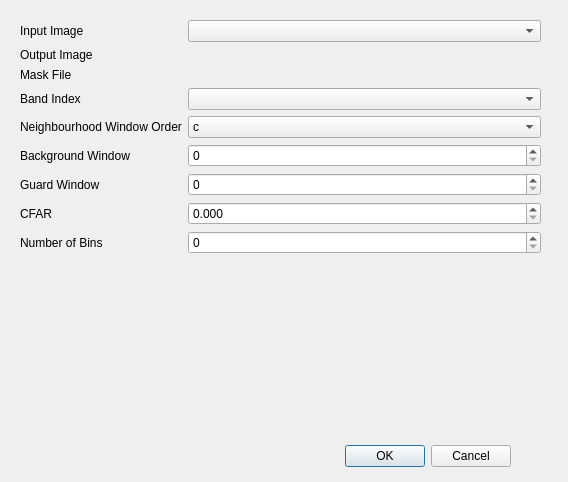
<?xml version="1.0" encoding="UTF-8"?>
<ui version="4.0">
 <class>MarkovChainCFARDialogBase</class>
 <widget class="QDialog" name="MarkovChainCFARDialogBase">
  <property name="geometry">
   <rect>
    <x>0</x>
    <y>0</y>
    <width>568</width>
    <height>482</height>
   </rect>
  </property>
  <property name="windowTitle">
   <string>Markov Chain CFAR</string>
  </property>
  <widget class="QDialogButtonBox" name="button_box">
   <property name="geometry">
    <rect>
     <x>170</x>
     <y>440</y>
     <width>341</width>
     <height>32</height>
    </rect>
   </property>
   <property name="orientation">
    <enum>Qt::Horizontal</enum>
   </property>
   <property name="standardButtons">
    <set>QDialogButtonBox::Cancel|QDialogButtonBox::Ok</set>
   </property>
  </widget>
  <widget class="QWidget" name="widget" native="true">
   <property name="geometry">
    <rect>
     <x>10</x>
     <y>10</y>
     <width>531</width>
     <height>421</height>
    </rect>
   </property>
   <widget class="QWidget" name="formLayoutWidget">
    <property name="geometry">
     <rect>
      <x>10</x>
      <y>10</y>
      <width>521</width>
      <height>411</height>
     </rect>
    </property>
    <layout class="QFormLayout" name="formLayout">
     <item row="0" column="0">
      <widget class="QLabel" name="label">
       <property name="text">
        <string>Input Image </string>
       </property>
      </widget>
     </item>
     <item row="0" column="1">
      <widget class="QgsMapLayerComboBox" name="inputQgsMapLayerComboBox"/>
     </item>
     <item row="1" column="0">
      <widget class="QLabel" name="label_2">
       <property name="text">
        <string>Output Image</string>
       </property>
      </widget>
     </item>
     <item row="1" column="1">
      <widget class="QgsFileWidget" name="outputQgsFileWidget"/>
     </item>
     <item row="2" column="0">
      <widget class="QLabel" name="label_3">
       <property name="text">
        <string>Mask File</string>
       </property>
      </widget>
     </item>
     <item row="2" column="1">
      <widget class="QgsFileWidget" name="maskQgsFileWidget"/>
     </item>
     <item row="3" column="0">
      <widget class="QLabel" name="label_4">
       <property name="text">
        <string>Band Index</string>
       </property>
      </widget>
     </item>
     <item row="3" column="1">
      <widget class="QgsRasterBandComboBox" name="bandIndexRasterBandComboBox"/>
     </item>
     <item row="4" column="0">
      <widget class="QLabel" name="label_5">
       <property name="text">
        <string>Neighbourhood Window Order</string>
       </property>
      </widget>
     </item>
     <item row="4" column="1">
      <widget class="QComboBox" name="neighbourhoodQComboBox">
       <item>
        <property name="text">
         <string>c</string>
        </property>
       </item>
       <item>
        <property name="text">
         <string>r</string>
        </property>
       </item>
      </widget>
     </item>
     <item row="5" column="0">
      <widget class="QLabel" name="label_6">
       <property name="text">
        <string>Background Window</string>
       </property>
      </widget>
     </item>
     <item row="6" column="0">
      <widget class="QLabel" name="label_7">
       <property name="text">
        <string>Guard Window</string>
       </property>
      </widget>
     </item>
     <item row="7" column="0">
      <widget class="QLabel" name="label_8">
       <property name="text">
        <string>CFAR</string>
       </property>
      </widget>
     </item>
     <item row="8" column="0">
      <widget class="QLabel" name="label_9">
       <property name="text">
        <string>Number of Bins</string>
       </property>
      </widget>
     </item>
     <item row="5" column="1">
      <widget class="QgsDoubleSpinBox" name="backgroundWindowQgsDoubleSpinBox">
       <property name="decimals">
        <number>0</number>
       </property>
      </widget>
     </item>
     <item row="6" column="1">
      <widget class="QgsDoubleSpinBox" name="guardWindowQgsDoubleSpinBox">
       <property name="decimals">
        <number>0</number>
       </property>
      </widget>
     </item>
     <item row="7" column="1">
      <widget class="QgsDoubleSpinBox" name="CFARQgsDoubleSpinBox">
       <property name="decimals">
        <number>3</number>
       </property>
      </widget>
     </item>
     <item row="8" column="1">
      <widget class="QgsDoubleSpinBox" name="numBinsQgsDoubleSpinBox">
       <property name="decimals">
        <number>0</number>
       </property>
      </widget>
     </item>
    </layout>
   </widget>
  </widget>
 </widget>
 <customwidgets>
  <customwidget>
   <class>QgsDoubleSpinBox</class>
   <extends>QDoubleSpinBox</extends>
   <header>qgsdoublespinbox.h</header>
  </customwidget>
  <customwidget>
   <class>QgsFileWidget</class>
   <extends>QWidget</extends>
   <header>qgsfilewidget.h</header>
  </customwidget>
  <customwidget>
   <class>QgsMapLayerComboBox</class>
   <extends>QComboBox</extends>
   <header>qgsmaplayercombobox.h</header>
  </customwidget>
  <customwidget>
   <class>QgsRasterBandComboBox</class>
   <extends>QComboBox</extends>
   <header>qgsrasterbandcombobox.h</header>
  </customwidget>
 </customwidgets>
 <resources/>
 <connections>
  <connection>
   <sender>button_box</sender>
   <signal>accepted()</signal>
   <receiver>MarkovChainCFARDialogBase</receiver>
   <slot>accept()</slot>
   <hints>
    <hint type="sourcelabel">
     <x>20</x>
     <y>20</y>
    </hint>
    <hint type="destinationlabel">
     <x>20</x>
     <y>20</y>
    </hint>
   </hints>
  </connection>
  <connection>
   <sender>button_box</sender>
   <signal>rejected()</signal>
   <receiver>MarkovChainCFARDialogBase</receiver>
   <slot>reject()</slot>
   <hints>
    <hint type="sourcelabel">
     <x>20</x>
     <y>20</y>
    </hint>
    <hint type="destinationlabel">
     <x>20</x>
     <y>20</y>
    </hint>
   </hints>
  </connection>
 </connections>
</ui>
